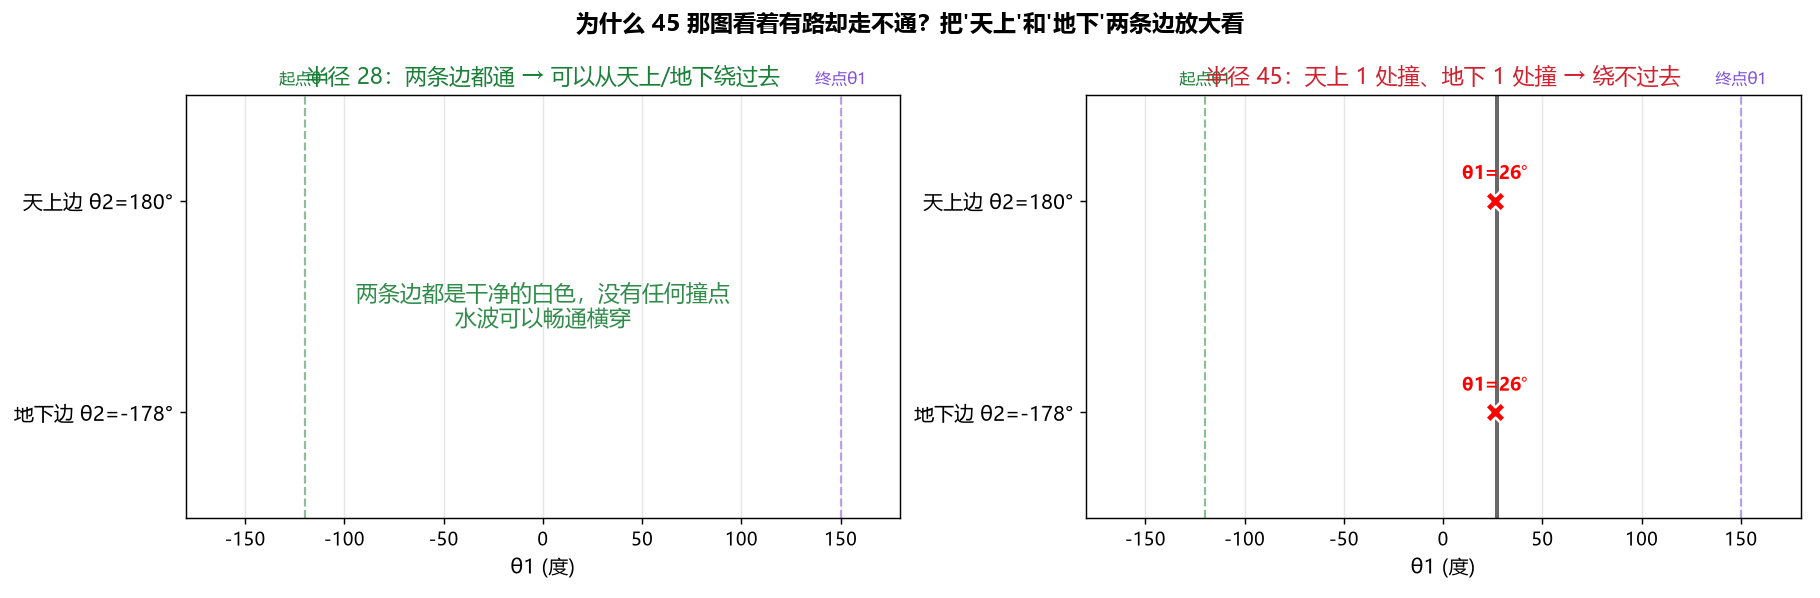

Here is the Python script that generated this plot:
# -*- coding: utf-8 -*-
"""
为什么 45 那张图看着'有路'，但 BFS 实际走不到？
答案藏在"天上那条边"上 —— 它看似通，其实有一个孤立的小洞。
这张图把那个小洞放大给你看。
"""
import numpy as np
import matplotlib.pyplot as plt

plt.rcParams["font.sans-serif"] = ["Microsoft YaHei", "SimHei"]
plt.rcParams["axes.unicode_minus"] = False

L1, L2 = 140.0, 110.0
OX, OY = 170.0, 80.0
RES = 2.0


def fk(t1d, t2d):
    t1 = np.radians(t1d); t12 = np.radians(t1d+t2d)
    e = (L1*np.cos(t1), L1*np.sin(t1))
    end = (e[0]+L2*np.cos(t12), e[1]+L2*np.sin(t12))
    return e, end


def dseg(px,py,ax,ay,bx,by):
    abx,aby = bx-ax, by-ay; L = abx**2+aby**2
    if L == 0: return np.hypot(px-ax, py-ay)
    t = max(0., min(1., ((px-ax)*abx+(py-ay)*aby)/L))
    qx,qy = ax+t*abx, ay+t*aby
    return np.hypot(px-qx, py-qy)


def is_coll(t1, t2, R):
    e, end = fk(t1, t2); m = 3.0
    return (dseg(OX,OY,0,0,e[0],e[1]) < R+m or
            dseg(OX,OY,e[0],e[1],end[0],end[1]) < R+m)


def build_grid(R):
    n = int(360 / RES)
    g = np.zeros((n, n), dtype=bool)
    for i in range(n):
        t1 = -180.0 + i*RES
        for j in range(n):
            t2 = 180.0 - j*RES
            g[i, j] = is_coll(t1, t2, R)
    return g


fig, axes = plt.subplots(1, 2, figsize=(14, 4.6))

for ax, R in zip(axes, [28.0, 45.0]):
    grid = build_grid(R)
    # 天上 (j=0, θ2=180°) + 地下 (j=179, θ2=-178°)
    top = grid[:, 0]
    bot = grid[:, 179]
    panel = np.vstack([top, bot]).astype(float)

    ax.imshow(panel, aspect="auto", cmap="Greys", vmin=0, vmax=1.5,
              extent=[-180, 180, 0, 2], interpolation="nearest")
    ax.set_yticks([1.5, 0.5])
    ax.set_yticklabels(["天上边 θ2=180°", "地下边 θ2=-178°"], fontsize=11)
    ax.set_xlabel("θ1 (度)", fontsize=11)

    # 标出每个撞点（panel[0]=top 显示在 y=1.5，panel[1]=bot 显示在 y=0.5）
    top_hits = [i*2-180 for i in range(180) if top[i]]
    bot_hits = [i*2-180 for i in range(180) if bot[i]]
    for h in top_hits:
        ax.scatter([h], [1.5], s=130, c="red", marker="X", zorder=3, edgecolors="white", linewidths=1.4)
        ax.annotate(f"θ1={h}°", (h, 1.5), xytext=(0, 12), textcoords="offset points",
                    ha="center", color="red", fontweight="bold", fontsize=10)
    for h in bot_hits:
        ax.scatter([h], [0.5], s=130, c="red", marker="X", zorder=3, edgecolors="white", linewidths=1.4)
        ax.annotate(f"θ1={h}°", (h, 0.5), xytext=(0, 12), textcoords="offset points",
                    ha="center", color="red", fontweight="bold", fontsize=10)

    # 把起点、终点对应的位置标出来（用蓝绿竖线）
    ax.axvline(-120, color="#1a7f37", ls="--", alpha=0.5, lw=1.2)
    ax.axvline(150, color="#8250df", ls="--", alpha=0.5, lw=1.2)
    ax.text(-120, 2.05, "起点θ1", color="#1a7f37", ha="center", fontsize=9)
    ax.text(150, 2.05, "终点θ1", color="#8250df", ha="center", fontsize=9)

    if not top_hits and not bot_hits:
        ax.set_title(f"半径 {R:.0f}：两条边都通 → 可以从天上/地下绕过去",
                     color="#1a7f37", fontsize=12)
        ax.text(0, 1.0, "两条边都是干净的白色，没有任何撞点\n水波可以畅通横穿",
                ha="center", va="center", fontsize=12, color="#1a7f37", alpha=0.9)
    else:
        ax.set_title(f"半径 {R:.0f}：天上 {len(top_hits)} 处撞、地下 {len(bot_hits)} 处撞 → 绕不过去",
                     color="#cf222e", fontsize=12)
    ax.grid(axis="x", alpha=0.3)

fig.suptitle("为什么 45 那图看着有路却走不通？把'天上'和'地下'两条边放大看",
             fontsize=13, fontweight="bold")
fig.tight_layout()
fig.savefig("lesson2_edge_holes.png", dpi=130)
print("已保存 lesson2_edge_holes.png")
print()
print("结论：")
print("  28 那两条边（天上 j=0、地下 j=179）一条撞点都没有 → 可以绕过去")
print("  45 那两条边各出现 1 个孤立撞点 → BFS 必须连续走，一格断了就过不去")
print()
print("再进一步：为什么从撞点旁边绕一下也不行？看禁区在各 θ2 行上的宽度——")
grid45 = build_grid(45.0)
for j in range(0, 180, 6):
    hits = [i*2-180 for i in range(180) if grid45[i, j]]
    if hits:
        print(f"  θ2={180-j*2:>4}°: 撞点 θ1 范围 [{min(hits):>4}, {max(hits):>4}]，共 {len(hits)} 格")
    else:
        print(f"  θ2={180-j*2:>4}°: 整行自由")
